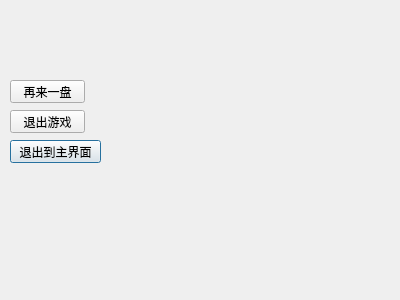
<?xml version="1.0" encoding="UTF-8"?>
<ui version="4.0">
 <class>Dialog02</class>
 <widget class="QDialog" name="Dialog02">
  <property name="geometry">
   <rect>
    <x>0</x>
    <y>0</y>
    <width>400</width>
    <height>300</height>
   </rect>
  </property>
  <property name="windowTitle">
   <string>Dialog</string>
  </property>
  <widget class="QLabel" name="label">
   <property name="geometry">
    <rect>
     <x>20</x>
     <y>40</y>
     <width>121</width>
     <height>31</height>
    </rect>
   </property>
   <property name="styleSheet">
    <string notr="true">border-image: url(:/你输了.png);</string>
   </property>
   <property name="text">
    <string/>
   </property>
  </widget>
  <widget class="QPushButton" name="pushButton">
   <property name="geometry">
    <rect>
     <x>10</x>
     <y>140</y>
     <width>91</width>
     <height>23</height>
    </rect>
   </property>
   <property name="text">
    <string>退出到主界面</string>
   </property>
  </widget>
  <widget class="QPushButton" name="pushButton_4">
   <property name="geometry">
    <rect>
     <x>10</x>
     <y>80</y>
     <width>75</width>
     <height>23</height>
    </rect>
   </property>
   <property name="text">
    <string>再来一盘</string>
   </property>
  </widget>
  <widget class="QPushButton" name="pushButton_3">
   <property name="geometry">
    <rect>
     <x>10</x>
     <y>110</y>
     <width>75</width>
     <height>23</height>
    </rect>
   </property>
   <property name="text">
    <string>退出游戏</string>
   </property>
  </widget>
 </widget>
 <resources/>
 <connections>
  <connection>
   <sender>pushButton</sender>
   <signal>clicked()</signal>
   <receiver>Dialog02</receiver>
   <slot>close()</slot>
   <hints>
    <hint type="sourcelabel">
     <x>161</x>
     <y>155</y>
    </hint>
    <hint type="destinationlabel">
     <x>213</x>
     <y>178</y>
    </hint>
   </hints>
  </connection>
 </connections>
</ui>
